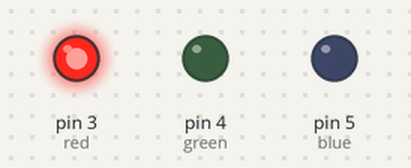
Recording of a sketch running on a simulated Arduino Uno, built with avr-gcc and run on an emulated ATmega328P. Parts: output pins drawn as LEDs (lit = HIGH).

Above: at 1.0 s.
At 2.5 s:
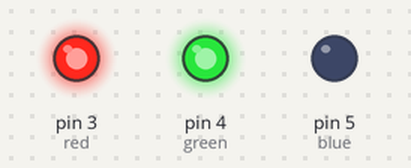
At 4.0 s:
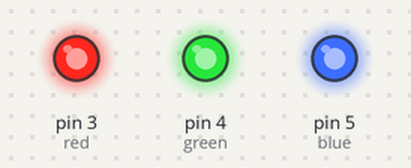
At 6.5 s:
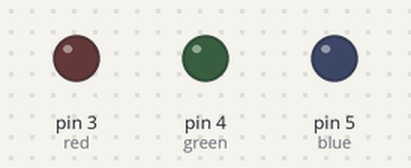
Timing chart, 0 to 10.4 s (numbered marks = the images above):
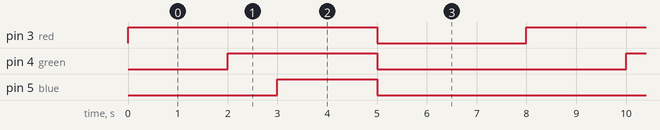

Measured:
- by itself, pin 3 (red): alternates HIGH for 5.0 s and LOW for 3.0 s
- by itself, pin 4 (green): alternates HIGH for 3.0 s and LOW for 5.0 s
- by itself, pin 5 (blue): alternates HIGH for 2.0 s and LOW for 6.0 s

The sketch:

LED_dengan_Proteus.ino
```cpp
const int red = 3;
const int green = 4;
const int blue = 5;

void setup () {

  pinMode (red, OUTPUT);
  pinMode (green, OUTPUT);
  pinMode (blue, OUTPUT);

}

void loop () {

  digitalWrite (red, HIGH);
  delay (2000);
  digitalWrite (green, HIGH);
  delay (1000);
  digitalWrite (blue, HIGH);
  delay (2000);

  digitalWrite (red, LOW);
  digitalWrite (green, LOW);
  digitalWrite (blue, LOW);

  delay (3000);

}
```
